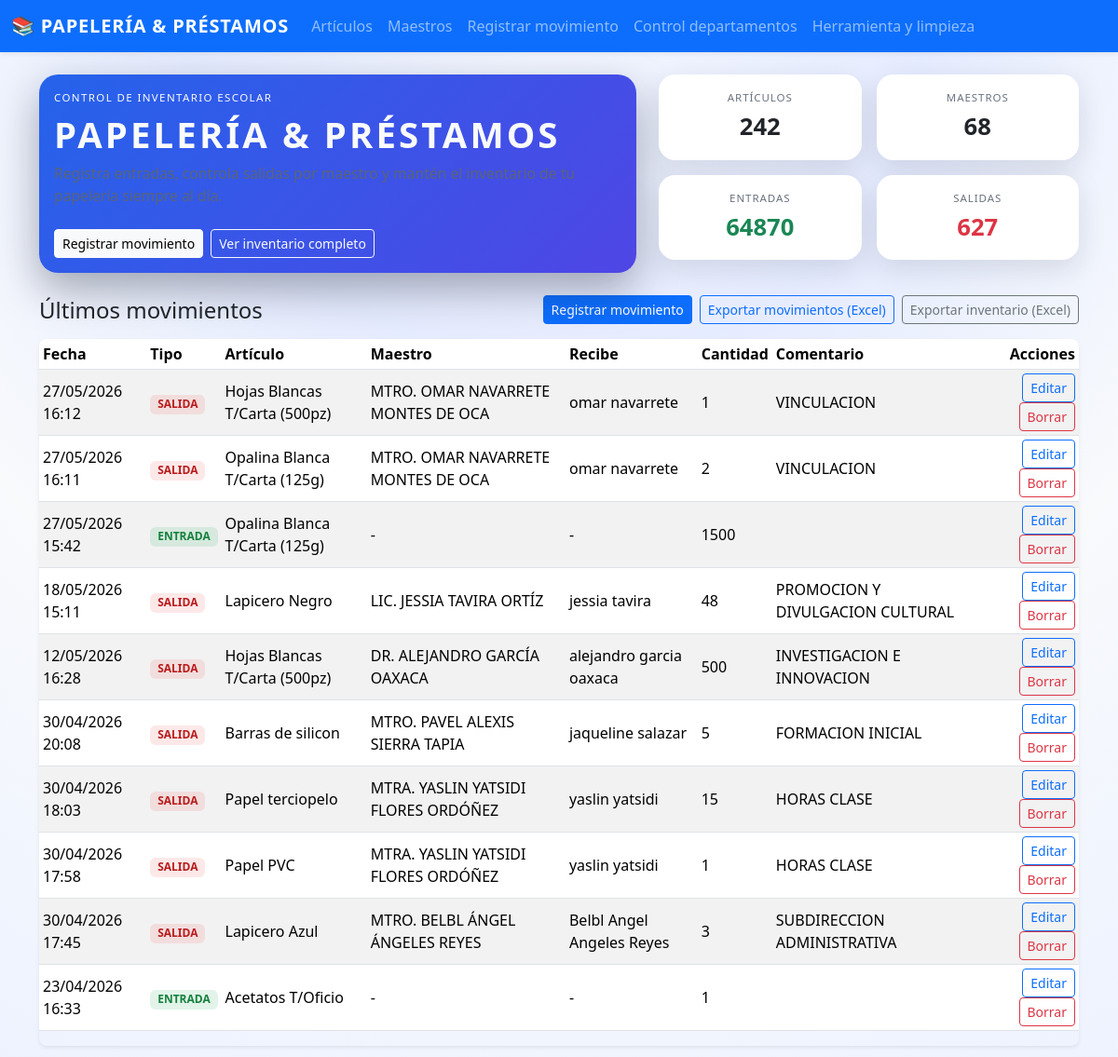
The page / on the database its author committed.
### app.py (models this page shows, shortened)
class Movimiento(db.Model):
    id = db.Column(db.Integer, primary_key=True)
    tipo = db.Column(db.String(10), nullable=False)  # "ENTRADA" o "SALIDA"
    cantidad = db.Column(db.Integer, nullable=False)
    fecha = db.Column(db.DateTime, default=datetime.utcnow, nullable=False)
    fecha_editado = db.Column(db.DateTime, nullable=True)
    comentario = db.Column(db.String(255), nullable=True)
    persona_recibe = db.Column(db.String(150), nullable=True)
    sin_requisicion = db.Column(db.Boolean, default=False, nullable=False)
    articulo_id = db.Column(db.Integer, db.ForeignKey("articulo.id"), nullable=False)
    maestro_id = db.Column(db.Integer, db.ForeignKey("maestro.id"), nullable=True)
    original_tipo = db.Column(db.String(10), nullable=True)
    original_cantidad = db.Column(db.Integer, nullable=True)
    original_fecha = db.Column(db.DateTime, nullable=True)
    original_comentario = db.Column(db.String(255), nullable=True)
    original_articulo_id = db.Column(db.Integer, nullable=True)
    original_maestro_id = db.Column(db.Integer, nullable=True)
    original_articulo_nombre = db.Column(db.String(150), nullable=True)
    original_maestro_nombre = db.Column(db.String(120), nullable=True)
    original_maestro_area = db.Column(db.String(120), nullable=True)

class Articulo(db.Model):
    id = db.Column(db.Integer, primary_key=True)
    nombre = db.Column(db.String(150), nullable=False)
    codigo_interno = db.Column(db.String(50), unique=True, nullable=True)
    codigo_barras = db.Column(db.String(80), unique=True, nullable=True)
    unidad = db.Column(db.String(30), nullable=True)
    categoria = db.Column(db.String(80), nullable=True)
    marca = db.Column(db.String(80), nullable=True)
    stock_actual = db.Column(db.Integer, default=0, nullable=False)
    movimientos = db.relationship("Movimiento", backref="articulo", lazy=True)

class Maestro(db.Model):
    id = db.Column(db.Integer, primary_key=True)
    nombre = db.Column(db.String(120), nullable=False)
    clave = db.Column(db.String(50), unique=True, nullable=True)
    area = db.Column(db.String(120), nullable=True)
    movimientos = db.relationship("Movimiento", backref="maestro", lazy=True)

### app.py (the view)
@app.route("/")
def index():
    total_articulos = Articulo.query.count()
    total_maestros = Maestro.query.count()
    total_entradas = (
        db.session.query(db.func.coalesce(db.func.sum(Movimiento.cantidad), 0))
        .filter(Movimiento.tipo == "ENTRADA")
        .scalar()
    )
    total_salida = (
        db.session.query(db.func.coalesce(db.func.sum(Movimiento.cantidad), 0))
        .filter(Movimiento.tipo == "SALIDA")
        .scalar()
    )
    orden_fecha = db.func.coalesce(Movimiento.fecha_editado, Movimiento.fecha)
    ultimos_movimientos = Movimiento.query.order_by(orden_fecha.desc()).limit(10).all()
    articulos = Articulo.query.all()
    return render_template(
        "index.html",
        total_articulos=total_articulos,
        total_maestros=total_maestros,
        total_entradas=total_entradas,
        total_salida=total_salida,
        ultimos_movimientos=ultimos_movimientos,
        articulos=articulos  # 👈 IMPORTANTE
    )

### templates/index.html (shortened to what this page needs)
{% extends "base.html" %}
{% block content %}
<div class="row align-items-stretch mb-4 g-4">
  <div class="col-lg-7">
    <div class="card hero-card h-100">
      <div class="card-body d-flex flex-column justify-content-between">
        <div>
          <div class="hero-badge text-uppercase mb-2">Control de inventario escolar</div>
          <h1 class="app-title mb-2">Papelería &amp; Préstamos</h1>
          <p class="app-subtitle mb-3">
          </p>
        </div>
        <div class="d-flex flex-wrap gap-2 mt-2">
          <a href="{{ url_for('nuevo_movimiento') }}" class="btn btn-light btn-sm">
            Registrar movimiento
          </a>
          <a href="{{ url_for('listar_articulos') }}" class="btn btn-outline-light btn-sm">
            Ver inventario completo
          </a>
        </div>
      </div>
    </div>
  </div>
  <div class="col-lg-5">
    <div class="row g-3">
      <div class="col-6">
        <div class="card stats-card text-center">
          <div class="card-body">
            <div class="stats-label mb-1">Artículos</div>
            <div class="stats-value">{{ total_articulos }}</div>
          </div>
        </div>
      </div>
      <div class="col-6">
        <div class="card stats-card text-center">
          <div class="card-body">
            <div class="stats-label mb-1">Maestros</div>
            <div class="stats-value">{{ total_maestros }}</div>
          </div>
        </div>
      </div>
      <div class="col-6">
        <div class="card stats-card text-center">
          <div class="card-body">
            <div class="stats-label mb-1">Entradas</div>
            <div class="stats-value text-success">{{ total_entradas }}</div>
          </div>
        </div>
      </div>
      <div class="col-6">
        <div class="card stats-card text-center">
          <div class="card-body">
            <div class="stats-label mb-1">Salidas</div>
            <div class="stats-value text-danger">{{ total_salida }}</div>
          </div>
        </div>
      </div>
    </div>
  </div>
</div>
<div class="d-flex justify-content-between align-items-center mb-3">
  <h4 class="mb-0">Últimos movimientos</h4>
  <div class="d-flex gap-2 flex-wrap">
    <a href="{{ url_for('nuevo_movimiento') }}" class="btn btn-primary btn-sm">
      Registrar movimiento
    </a>
    <a href="{{ url_for('export_movimientos') }}" class="btn btn-outline-primary btn-sm">
      Exportar movimientos (Excel)
    </a>
    <a href="{{ url_for('export_inventario') }}" class="btn btn-outline-secondary btn-sm">
      Exportar inventario (Excel)
    </a>
  </div>
</div>
<div class="table-responsive shadow-sm rounded-3">
  <table class="table table-striped table-sm align-middle">
    <thead>
      <tr>
        <th>Fecha</th>
        <th>Tipo</th>
        <th>Artículo</th>
        <th>Maestro</th>
        <th>Recibe</th>
        <th>Cantidad</th>
        <th>Comentario</th>
        <th class="text-end">Acciones</th>
      </tr>
    </thead>
    <tbody>
      {% for m in ultimos_movimientos %}
      <tr>
        <td>
          {{ m.fecha.strftime("%d/%m/%Y %H:%M") }}
        </td>
        <td>
          {% if m.tipo == 'ENTRADA' %}
          <span class="badge badge-entrada">{{ m.tipo }}</span>
          {% else %}
          <span class="badge badge-salida">{{ m.tipo }}</span>
          {% endif %}
        </td>
        <td>{{ m.articulo.nombre }}</td>
        <td>{{ m.maestro.nombre if m.maestro else "-" }}</td>
        <td>{{ m.persona_recibe or "-" }}</td>
        <td>{{ m.cantidad }}</td>
        <td>{{ m.comentario or "" }}</td>
        <td class="text-end">
          <a
            href="{{ url_for('editar_movimiento', movimiento_id=m.id) }}"
            class="btn btn-sm btn-outline-primary"
          >
            Editar
          </a>
          <form
            method="post"
            action="{{ url_for('borrar_movimiento', movimiento_id=m.id) }}"
            class="d-inline"
            onsubmit="return confirm('¿Seguro que quieres borrar este movimiento? Esto ajustará el stock.')"
          >
            <button type="submit" class="btn btn-sm btn-outline-danger">Borrar</button>
          </form>
        </td>
      </tr>
      {% else %}
      <tr>
        <td colspan="8" class="text-center text-muted">
          Aún no hay movimientos registrados.
        </td>
      </tr>
      {% endfor %}
    </tbody>
  </table>
</div>
{% endblock %}

### templates/base.html (style rules this page uses)
body { background: radial-gradient(circle at top, #f4f7ff 0, #e6ecff 30%, #f8fafc 60%, #edf2ff 100%); min-height: 100vh; font-family: system-ui, -apple-system, BlinkMacSystemFont, "Segoe UI", sans-serif; }
.app-title { font-size: 2.4rem; font-weight: 800; letter-spacing: 0.08em; text-transform: uppercase; }
.app-subtitle { font-size: 0.98rem; color: #5b6476; }
.hero-card { border-radius: 1.25rem; border: none; background: linear-gradient(135deg, #2563eb, #4f46e5); color: #f9fafb; box-shadow: 0 18px 45px rgba(15, 23, 42, 0.35); }
.hero-badge { text-transform: uppercase; letter-spacing: 0.12em; font-size: 0.72rem; }
.stats-card { border-radius: 1.1rem; border: none; box-shadow: 0 10px 30px rgba(15, 23, 42, 0.12); }
.stats-label { text-transform: uppercase; letter-spacing: 0.08em; font-size: 0.72rem; color: #6b7280; }
.stats-value { font-weight: 700; font-size: 1.6rem; }
.table { background-color: #ffffff; }
.table thead { background: linear-gradient(90deg, #eef2ff, #e0f2fe); }
.badge-entrada { background: rgba(22, 163, 74, 0.12); color: #15803d; }
.badge-salida { background: rgba(239, 68, 68, 0.12); color: #b91c1c; }

### rows shown on the page
Movimiento: fecha "27/05/2026 16:12", tipo "SALIDA", articulo.nombre "Hojas Blancas T/Carta (500pz)", maestro "MTRO. OMAR NAVARRETE MONTES DE OCA", persona_recibe "omar navarrete", cantidad "1", comentario "VINCULACION"
Movimiento: fecha "27/05/2026 16:11", tipo "SALIDA", articulo.nombre "Opalina Blanca T/Carta (125g)", maestro "MTRO. OMAR NAVARRETE MONTES DE OCA", persona_recibe "omar navarrete", cantidad "2", comentario "VINCULACION"
Movimiento: fecha "27/05/2026 15:42", tipo "ENTRADA", articulo.nombre "Opalina Blanca T/Carta (125g)", maestro "-", persona_recibe "-", cantidad "1500"
Movimiento: fecha "18/05/2026 15:11", tipo "SALIDA", articulo.nombre "Lapicero Negro", maestro "LIC. JESSIA TAVIRA ORTÍZ", persona_recibe "jessia tavira", cantidad "48", comentario "PROMOCION Y DIVULGACION CULTURAL"
Movimiento: fecha "12/05/2026 16:28", tipo "SALIDA", articulo.nombre "Hojas Blancas T/Carta (500pz)", maestro "DR. ALEJANDRO GARCÍA OAXACA", persona_recibe "alejandro garcia oaxaca", cantidad "500", comentario "INVESTIGACION E INNOVACION"
Movimiento: fecha "30/04/2026 20:08", tipo "SALIDA", articulo.nombre "Barras de silicon", maestro "MTRO. PAVEL ALEXIS SIERRA TAPIA", persona_recibe "jaqueline salazar", cantidad "5", comentario "FORMACION INICIAL"
Movimiento: fecha "30/04/2026 18:03", tipo "SALIDA", articulo.nombre "Papel terciopelo", maestro "MTRA. YASLIN YATSIDI FLORES ORDÓÑEZ", persona_recibe "yaslin yatsidi", cantidad "15", comentario "HORAS CLASE"
Movimiento: fecha "30/04/2026 17:58", tipo "SALIDA", articulo.nombre "Papel PVC", maestro "MTRA. YASLIN YATSIDI FLORES ORDÓÑEZ", persona_recibe "yaslin yatsidi", cantidad "1", comentario "HORAS CLASE"
Movimiento: fecha "30/04/2026 17:45", tipo "SALIDA", articulo.nombre "Lapicero Azul", maestro "MTRO. BELBL ÁNGEL ÁNGELES REYES", persona_recibe "Belbl Angel Angeles Reyes", cantidad "3", comentario "SUBDIRECCION ADMINISTRATIVA"
Movimiento: fecha "23/04/2026 16:33", tipo "ENTRADA", articulo.nombre "Acetatos T/Oficio", maestro "-", persona_recibe "-", cantidad "1"

### other values the page prints
{{ total_articulos }} "242"
{{ total_maestros }} "68"
{{ total_entradas }} "64870"
{{ total_salida }} "627"
